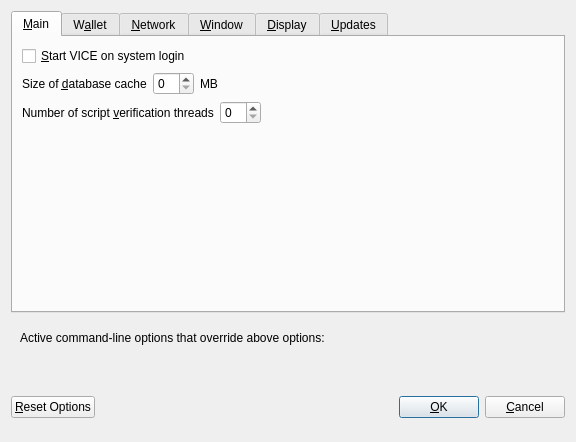
<?xml version="1.0" encoding="UTF-8"?>
<ui version="4.0">
 <class>OptionsDialog</class>
 <widget class="QDialog" name="OptionsDialog">
  <property name="geometry">
   <rect>
    <x>0</x>
    <y>0</y>
    <width>576</width>
    <height>442</height>
   </rect>
  </property>
  <property name="windowTitle">
   <string>Options</string>
  </property>
  <property name="modal">
   <bool>true</bool>
  </property>
  <layout class="QVBoxLayout" name="verticalLayout">
   <item>
    <widget class="QTabWidget" name="tabWidget">
     <property name="currentIndex">
      <number>0</number>
     </property>
     <widget class="QWidget" name="tabMain">
      <attribute name="title">
       <string>&amp;Main</string>
      </attribute>
      <layout class="QVBoxLayout" name="verticalLayout_Main">
       <item>
        <widget class="QCheckBox" name="bitcoinAtStartup">
         <property name="toolTip">
          <string>Automatically start VICE after logging in to the system.</string>
         </property>
         <property name="text">
          <string>&amp;Start VICE on system login</string>
         </property>
        </widget>
       </item>
       <item>
        <layout class="QHBoxLayout" name="horizontalLayout_2_Main">
         <item>
          <widget class="QLabel" name="databaseCacheLabel">
           <property name="text">
            <string>Size of &amp;database cache</string>
           </property>
           <property name="textFormat">
            <enum>Qt::PlainText</enum>
           </property>
           <property name="buddy">
            <cstring>databaseCache</cstring>
           </property>
          </widget>
         </item>
         <item>
          <widget class="QSpinBox" name="databaseCache"/>
         </item>
         <item>
          <widget class="QLabel" name="databaseCacheUnitLabel">
           <property name="text">
            <string>MB</string>
           </property>
           <property name="textFormat">
            <enum>Qt::PlainText</enum>
           </property>
          </widget>
         </item>
         <item>
          <spacer name="horizontalSpacer_2_Main">
           <property name="orientation">
            <enum>Qt::Horizontal</enum>
           </property>
           <property name="sizeHint" stdset="0">
            <size>
             <width>40</width>
             <height>20</height>
            </size>
           </property>
          </spacer>
         </item>
        </layout>
       </item>
       <item>
        <layout class="QHBoxLayout" name="horizontalLayout_3_Main">
         <item>
          <widget class="QLabel" name="threadsScriptVerifLabel">
           <property name="text">
            <string>Number of script &amp;verification threads</string>
           </property>
           <property name="textFormat">
            <enum>Qt::PlainText</enum>
           </property>
           <property name="buddy">
            <cstring>threadsScriptVerif</cstring>
           </property>
          </widget>
         </item>
         <item>
          <widget class="QSpinBox" name="threadsScriptVerif">
           <property name="toolTip">
            <string>(0 = auto, &lt;0 = leave that many cores free)</string>
           </property>
          </widget>
         </item>
         <item>
          <spacer name="horizontalSpacer_3_Main">
           <property name="orientation">
            <enum>Qt::Horizontal</enum>
           </property>
           <property name="sizeHint" stdset="0">
            <size>
             <width>40</width>
             <height>20</height>
            </size>
           </property>
          </spacer>
         </item>
        </layout>
       </item>
       <item>
        <spacer name="verticalSpacer_2">
         <property name="orientation">
          <enum>Qt::Vertical</enum>
         </property>
         <property name="sizeHint" stdset="0">
          <size>
           <width>20</width>
           <height>40</height>
          </size>
         </property>
        </spacer>
       </item>
      </layout>
     </widget>
     <widget class="QWidget" name="tabWallet">
      <attribute name="title">
       <string>W&amp;allet</string>
      </attribute>
      <layout class="QVBoxLayout" name="verticalLayout_Wallet">
       <item>
        <layout class="QHBoxLayout" name="horizontalLayout_2_Wallet">
         <item>
          <widget class="QLabel" name="labelStakeSplitThresholdText">
           <property name="text">
            <string>Stake split threshold:</string>
           </property>
          </widget>
         </item>
         <item>
          <widget class="QSpinBox" name="spinBoxStakeSplitThreshold">
           <property name="minimum">
            <number>1</number>
           </property>
           <property name="maximum">
            <number>999999</number>
           </property>
          </widget>
         </item>
        </layout>
       </item>
       <item>
        <widget class="QGroupBox" name="groupBox">
         <property name="title">
          <string>Expert</string>
         </property>
         <layout class="QVBoxLayout" name="verticalLayout_2">
          <item>
           <widget class="QCheckBox" name="coinControlFeatures">
            <property name="toolTip">
             <string>Whether to show coin control features or not.</string>
            </property>
            <property name="text">
             <string>Enable coin &amp;control features</string>
            </property>
           </widget>
          </item>
          <item>
           <widget class="QCheckBox" name="showMasternodesTab">
            <property name="toolTip">
             <string>Show additional tab listing all your masternodes in first sub-tab&lt;br/&gt;and all masternodes on the network in second sub-tab.</string>
            </property>
            <property name="text">
             <string>Show Masternodes Tab</string>
            </property>
           </widget>
          </item>
          <item>
           <widget class="QCheckBox" name="spendZeroConfChange">
            <property name="toolTip">
             <string>If you disable the spending of unconfirmed change, the change from a transaction&lt;br/&gt;cannot be used until that transaction has at least one confirmation.&lt;br/&gt;This also affects how your balance is computed.</string>
            </property>
            <property name="text">
             <string>&amp;Spend unconfirmed change</string>
            </property>
           </widget>
          </item>
         </layout>
        </widget>
       </item>
       <item>
        <spacer name="verticalSpacer_Wallet">
         <property name="orientation">
          <enum>Qt::Vertical</enum>
         </property>
         <property name="sizeHint" stdset="0">
          <size>
           <width>20</width>
           <height>40</height>
          </size>
         </property>
        </spacer>
       </item>
      </layout>
     </widget>
     <widget class="QWidget" name="tabNetwork">
      <attribute name="title">
       <string>&amp;Network</string>
      </attribute>
      <layout class="QVBoxLayout" name="verticalLayout_Network">
       <item>
        <widget class="QCheckBox" name="mapPortUpnp">
         <property name="toolTip">
          <string>Automatically open the VICE client port on the router. This only works when your router supports UPnP and it is enabled.</string>
         </property>
         <property name="text">
          <string>Map port using &amp;UPnP</string>
         </property>
        </widget>
       </item>
       <item>
        <widget class="QCheckBox" name="allowIncoming">
         <property name="toolTip">
          <string>Accept connections from outside</string>
         </property>
         <property name="text">
          <string>Allow incoming connections</string>
         </property>
        </widget>
       </item>
       <item>
        <widget class="QCheckBox" name="connectSocks">
         <property name="toolTip">
          <string>Connect to the VICE network through a SOCKS5 proxy.</string>
         </property>
         <property name="text">
          <string>&amp;Connect through SOCKS5 proxy (default proxy):</string>
         </property>
        </widget>
       </item>
       <item>
        <layout class="QHBoxLayout" name="horizontalLayout_1_Network">
         <item>
          <widget class="QLabel" name="proxyIpLabel">
           <property name="text">
            <string>Proxy &amp;IP:</string>
           </property>
           <property name="textFormat">
            <enum>Qt::PlainText</enum>
           </property>
           <property name="buddy">
            <cstring>proxyIp</cstring>
           </property>
          </widget>
         </item>
         <item>
          <widget class="QValidatedLineEdit" name="proxyIp">
           <property name="minimumSize">
            <size>
             <width>140</width>
             <height>0</height>
            </size>
           </property>
           <property name="maximumSize">
            <size>
             <width>140</width>
             <height>16777215</height>
            </size>
           </property>
           <property name="toolTip">
            <string>IP address of the proxy (e.g. IPv4: 127.0.0.1 / IPv6: ::1)</string>
           </property>
          </widget>
         </item>
         <item>
          <widget class="QLabel" name="proxyPortLabel">
           <property name="text">
            <string>&amp;Port:</string>
           </property>
           <property name="textFormat">
            <enum>Qt::PlainText</enum>
           </property>
           <property name="buddy">
            <cstring>proxyPort</cstring>
           </property>
          </widget>
         </item>
         <item>
          <widget class="QLineEdit" name="proxyPort">
           <property name="minimumSize">
            <size>
             <width>55</width>
             <height>0</height>
            </size>
           </property>
           <property name="maximumSize">
            <size>
             <width>55</width>
             <height>16777215</height>
            </size>
           </property>
           <property name="toolTip">
            <string>Port of the proxy (e.g. 9050)</string>
           </property>
          </widget>
         </item>
         <item>
          <spacer name="horizontalSpacer_1_Network">
           <property name="orientation">
            <enum>Qt::Horizontal</enum>
           </property>
           <property name="sizeHint" stdset="0">
            <size>
             <width>40</width>
             <height>20</height>
            </size>
           </property>
          </spacer>
         </item>
        </layout>
       </item>
       <item>
        <spacer name="verticalSpacer_Network">
         <property name="orientation">
          <enum>Qt::Vertical</enum>
         </property>
         <property name="sizeHint" stdset="0">
          <size>
           <width>20</width>
           <height>40</height>
          </size>
         </property>
        </spacer>
       </item>
      </layout>
     </widget>
     <widget class="QWidget" name="tabWindow">
      <attribute name="title">
       <string>&amp;Window</string>
      </attribute>
      <layout class="QVBoxLayout" name="verticalLayout_Window">
       <item>
        <widget class="QCheckBox" name="minimizeToTray">
         <property name="toolTip">
          <string>Show only a tray icon after minimizing the window.</string>
         </property>
         <property name="text">
          <string>&amp;Minimize to the tray instead of the taskbar</string>
         </property>
        </widget>
       </item>
       <item>
        <widget class="QCheckBox" name="minimizeOnClose">
         <property name="toolTip">
          <string>Minimize instead of exit the application when the window is closed. When this option is enabled, the application will be closed only after selecting Quit in the menu.</string>
         </property>
         <property name="text">
          <string>M&amp;inimize on close</string>
         </property>
        </widget>
       </item>
       <item>
        <spacer name="verticalSpacer_Window">
         <property name="orientation">
          <enum>Qt::Vertical</enum>
         </property>
         <property name="sizeHint" stdset="0">
          <size>
           <width>20</width>
           <height>40</height>
          </size>
         </property>
        </spacer>
       </item>
      </layout>
     </widget>
     <widget class="QWidget" name="tabDisplay">
      <attribute name="title">
       <string>&amp;Display</string>
      </attribute>
      <layout class="QVBoxLayout" name="verticalLayout_Display">
       <item>
        <layout class="QHBoxLayout" name="horizontalLayout_1_Display">
         <item>
          <widget class="QLabel" name="langLabel">
           <property name="text">
            <string>User Interface &amp;language:</string>
           </property>
           <property name="textFormat">
            <enum>Qt::PlainText</enum>
           </property>
           <property name="buddy">
            <cstring>lang</cstring>
           </property>
          </widget>
         </item>
         <item>
          <widget class="QValueComboBox" name="lang">
           <property name="toolTip">
            <string>The user interface language can be set here. This setting will take effect after restarting VICE.</string>
           </property>
          </widget>
         </item>
        </layout>
       </item>
       <item>
        <widget class="QLabel" name="label_3">
         <property name="toolTip">
          <string notr="true"/>
         </property>
         <property name="statusTip">
          <string notr="true"/>
         </property>
         <property name="whatsThis">
          <string notr="true"/>
         </property>
         <property name="accessibleName">
          <string notr="true"/>
         </property>
         <property name="text">
          <string/>
         </property>
         <property name="wordWrap">
          <bool>true</bool>
         </property>
         <property name="openExternalLinks">
          <bool>true</bool>
         </property>
         <property name="textInteractionFlags">
          <set>Qt::TextBrowserInteraction</set>
         </property>
        </widget>
       </item>
       <item>
        <layout class="QHBoxLayout" name="horizontalLayout_2_Display" stretch="0,0">
         <item>
          <widget class="QLabel" name="themeLabel">
           <property name="text">
            <string>User Interface Theme:</string>
           </property>
          </widget>
         </item>
         <item>
          <widget class="QValueComboBox" name="theme"/>
         </item>
        </layout>
       </item>
       <item>
        <widget class="Line" name="line">
         <property name="orientation">
          <enum>Qt::Horizontal</enum>
         </property>
        </widget>
       </item>
       <item>
        <layout class="QHBoxLayout" name="horizontalLayout_3_Display">
         <item>
          <widget class="QLabel" name="unitLabel">
           <property name="text">
            <string>&amp;Unit to show amounts in:</string>
           </property>
           <property name="textFormat">
            <enum>Qt::PlainText</enum>
           </property>
           <property name="buddy">
            <cstring>unit</cstring>
           </property>
          </widget>
         </item>
         <item>
          <widget class="QValueComboBox" name="unit">
           <property name="toolTip">
            <string>Choose the default subdivision unit to show in the interface and when sending coins.</string>
           </property>
          </widget>
         </item>
        </layout>
       </item>
       <item>
        <layout class="QHBoxLayout" name="horizontalLayout_4_Display">
         <item>
          <widget class="QLabel" name="digitsLabel">
           <property name="text">
            <string>Decimal digits</string>
           </property>
          </widget>
         </item>
         <item>
          <widget class="QValueComboBox" name="digits"/>
         </item>
        </layout>
       </item>
       <item>
        <layout class="QHBoxLayout" name="horizontalLayout_5_Display">
         <item>
          <widget class="QCheckBox" name="checkBoxHideZeroBalances">
           <property name="toolTip">
            <string>Hide empty balances</string>
           </property>
           <property name="layoutDirection">
            <enum>Qt::LeftToRight</enum>
           </property>
           <property name="text">
            <string>Hide empty balances</string>
           </property>
          </widget>
         </item>
         <item>
          <widget class="QCheckBox" name="checkBoxHideOrphans">
           <property name="toolTip">
            <string>Hide orphan stakes in transaction lists</string>
           </property>
           <property name="text">
            <string>Hide orphan stakes</string>
           </property>
          </widget>
         </item>
         <item>
          <spacer name="horizontalSpacer">
           <property name="orientation">
            <enum>Qt::Horizontal</enum>
           </property>
           <property name="sizeHint" stdset="0">
            <size>
             <width>40</width>
             <height>20</height>
            </size>
           </property>
          </spacer>
         </item>
        </layout>
       </item>
       <item>
        <layout class="QHBoxLayout" name="horizontalLayout_6_Display">
         <item>
          <widget class="QLabel" name="thirdPartyTxUrlsLabel">
           <property name="toolTip">
            <string>Third party URLs (e.g. a block explorer) that appear in the transactions tab as context menu items. %s in the URL is replaced by transaction hash. Multiple URLs are separated by vertical bar |.</string>
           </property>
           <property name="text">
            <string>Third party transaction URLs</string>
           </property>
           <property name="buddy">
            <cstring>thirdPartyTxUrls</cstring>
           </property>
          </widget>
         </item>
         <item>
          <widget class="QLineEdit" name="thirdPartyTxUrls">
           <property name="toolTip">
            <string>Third party URLs (e.g. a block explorer) that appear in the transactions tab as context menu items. %s in the URL is replaced by transaction hash. Multiple URLs are separated by vertical bar |.</string>
           </property>
          </widget>
         </item>
        </layout>
       </item>
       <item>
        <spacer name="verticalSpacer_3">
         <property name="orientation">
          <enum>Qt::Vertical</enum>
         </property>
         <property name="sizeHint" stdset="0">
          <size>
           <width>20</width>
           <height>40</height>
          </size>
         </property>
        </spacer>
       </item>
      </layout>
     </widget>
     <widget class="QWidget" name="tabUpdates">
      <attribute name="title">
       <string>&amp;Updates</string>
      </attribute>
      <layout class="QVBoxLayout" name="verticalLayout_Updates">
       <item>
        <layout class="QHBoxLayout" name="horizontalLayout_5_Updates">
         <item>
          <widget class="QCheckBox" name="notifyUpdates">
           <property name="toolTip">
            <string>Notify when an update is detected by the Decentralized Version Manager (DVM)</string>
           </property>
           <property name="layoutDirection">
            <enum>Qt::LeftToRight</enum>
           </property>
           <property name="text">
            <string>Notify when updates are available</string>
           </property>
          </widget>
         </item>
        </layout>
       </item>
       <item>
        <spacer name="verticalSpacer_Updates">
         <property name="orientation">
          <enum>Qt::Vertical</enum>
         </property>
         <property name="sizeHint" stdset="0">
          <size>
           <width>20</width>
           <height>40</height>
          </size>
         </property>
        </spacer>
       </item>
      </layout>
     </widget>
    </widget>
   </item>
   <item>
    <widget class="QFrame" name="frame">
     <layout class="QVBoxLayout" name="verticalLayout_Bottom">
      <item>
       <layout class="QHBoxLayout" name="horizontalLayout_Bottom">
        <item>
         <widget class="QLabel" name="overriddenByCommandLineInfoLabel">
          <property name="text">
           <string>Active command-line options that override above options:</string>
          </property>
          <property name="textFormat">
           <enum>Qt::PlainText</enum>
          </property>
         </widget>
        </item>
        <item>
         <spacer name="horizontalSpacer_Bottom">
          <property name="orientation">
           <enum>Qt::Horizontal</enum>
          </property>
          <property name="sizeHint" stdset="0">
           <size>
            <width>40</width>
            <height>20</height>
           </size>
          </property>
         </spacer>
        </item>
       </layout>
      </item>
      <item>
       <widget class="QLabel" name="overriddenByCommandLineLabel">
        <property name="text">
         <string/>
        </property>
        <property name="textFormat">
         <enum>Qt::PlainText</enum>
        </property>
        <property name="wordWrap">
         <bool>true</bool>
        </property>
       </widget>
      </item>
     </layout>
    </widget>
   </item>
   <item>
    <layout class="QHBoxLayout" name="horizontalLayout_Buttons">
     <item>
      <widget class="QPushButton" name="resetButton">
       <property name="cursor">
        <cursorShape>PointingHandCursor</cursorShape>
       </property>
       <property name="toolTip">
        <string>Reset all client options to default.</string>
       </property>
       <property name="text">
        <string>&amp;Reset Options</string>
       </property>
       <property name="autoDefault">
        <bool>false</bool>
       </property>
      </widget>
     </item>
     <item>
      <spacer name="horizontalSpacer_1">
       <property name="orientation">
        <enum>Qt::Horizontal</enum>
       </property>
       <property name="sizeHint" stdset="0">
        <size>
         <width>40</width>
         <height>48</height>
        </size>
       </property>
      </spacer>
     </item>
     <item>
      <widget class="QLabel" name="statusLabel">
       <property name="minimumSize">
        <size>
         <width>200</width>
         <height>0</height>
        </size>
       </property>
       <property name="font">
        <font>
         <weight>75</weight>
         <bold>true</bold>
        </font>
       </property>
       <property name="text">
        <string/>
       </property>
       <property name="textFormat">
        <enum>Qt::PlainText</enum>
       </property>
       <property name="wordWrap">
        <bool>true</bool>
       </property>
      </widget>
     </item>
     <item>
      <spacer name="horizontalSpacer_2">
       <property name="orientation">
        <enum>Qt::Horizontal</enum>
       </property>
       <property name="sizeHint" stdset="0">
        <size>
         <width>40</width>
         <height>48</height>
        </size>
       </property>
      </spacer>
     </item>
     <item>
      <widget class="QPushButton" name="okButton">
       <property name="cursor">
        <cursorShape>PointingHandCursor</cursorShape>
       </property>
       <property name="text">
        <string>&amp;OK</string>
       </property>
       <property name="autoDefault">
        <bool>false</bool>
       </property>
       <property name="default">
        <bool>true</bool>
       </property>
      </widget>
     </item>
     <item>
      <widget class="QPushButton" name="cancelButton">
       <property name="cursor">
        <cursorShape>PointingHandCursor</cursorShape>
       </property>
       <property name="text">
        <string>&amp;Cancel</string>
       </property>
       <property name="autoDefault">
        <bool>false</bool>
       </property>
      </widget>
     </item>
    </layout>
   </item>
  </layout>
 </widget>
 <customwidgets>
  <customwidget>
   <class>QValidatedLineEdit</class>
   <extends>QLineEdit</extends>
   <header>qvalidatedlineedit.h</header>
  </customwidget>
  <customwidget>
   <class>QValueComboBox</class>
   <extends>QComboBox</extends>
   <header>qvaluecombobox.h</header>
  </customwidget>
 </customwidgets>
 <resources/>
 <connections/>
</ui>
